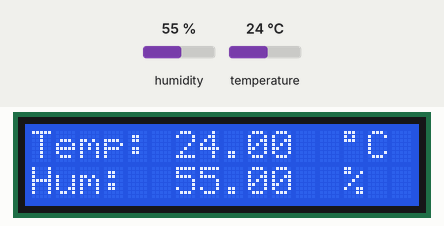
This sketch was run on a simulated Arduino Uno, built with avr-gcc and run on an emulated ATmega328P. Shown: 16×2 character LCD. The test bench sets the inputs (shaded band); at power-on: humidity 55 %, temperature 24 °C.

Above: at 2.7 s.
2.8 s: humidity set to 22 %
At 4.6 s:
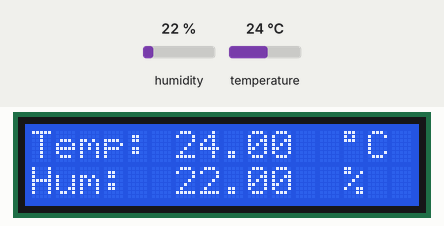
5.8 s: temperature set to 12 °C
At 6.8 s:
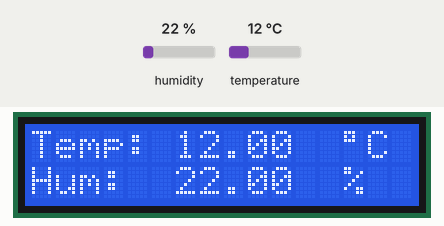
8.8 s: humidity set to 40 %
At 11.2 s:
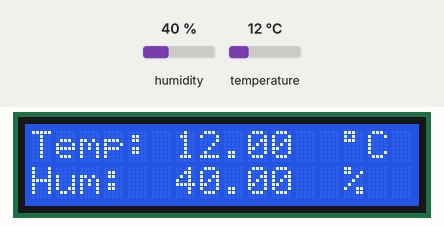
11.8 s: temperature set to 19 °C
At 13.3 s:
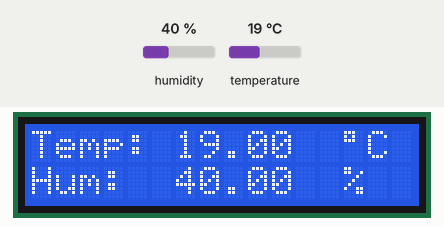
Timing chart, 0 to 14.8 s (numbered marks = the images above; inputs shaded):
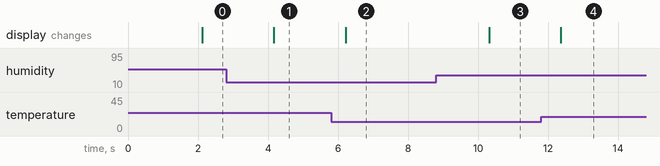

Measured:
- after the input at 2.8 s, the display: changes after 1.4 s (image 1)
- after the input at 5.8 s, the display: changes after 0.42 s (image 2)
- after the input at 8.8 s, the display: changes after 1.5 s (image 3)
- after the input at 11.8 s, the display: changes after 0.57 s (image 4)

The sketch:

Code_C++.ino
```cpp
#include <Wire.h>
#include <LiquidCrystal_I2C.h>

// initialiser le LCD I2C
LiquidCrystal_I2C lcd(0x27, 16, 2);

// Inclure le code de la bibliothèque :
#include "DHT.h"

// La broche numérique 13 est reliée au capteur DHT.
#define DHTPIN 13

// Défini le type de capteur utilisé
#define DHTTYPE DHT11

// On indique la broche et le type de capteur
DHT dht(DHTPIN, DHTTYPE);

void setup() {
  // configurer le LCD
  lcd.init();
  lcd.backlight();

  // Initialise le capteur DHT.
  dht.begin();
}

void loop() {
  // Attend 2 secondes entre les mesures.
  delay(2000);

  // La lecture de la température ou de l'humidité prend environ 250 millisecondes !
  // Les lectures du capteur peuvent également être "anciennes" jusqu'à 2 secondes (c'est un capteur très lent)

  // Lit l'humidité
  float h = dht.readHumidity();

  // Lit la température en degrés Celsius
  float t = dht.readTemperature();

  // Vérifiez si des lectures ont échoué
  if (isnan(h) || isnan(t)) {
    Serial.println(F("Impossible de lire à partir du capteur DHT!"));
    return;
  }

  // Affichage LCD
  lcd.setCursor(0, 0); //On place le curseur à partir de la première colonne de la première ligne sur l'écran LCD
  lcd.print("Temp:");

  lcd.setCursor(6, 0);
  lcd.print(t);

  lcd.setCursor(13, 0);
  lcd.print((char)223); //(char)223 est un caractère spécial permettant d'afficher le symbole degré celsius °

  lcd.setCursor(14, 0);
  lcd.print("C");

  lcd.setCursor(0, 1);
  lcd.print("Hum:");

  lcd.setCursor(6, 1);
  lcd.print(h);

  lcd.setCursor(13, 1);
  lcd.print("%");
}
```
